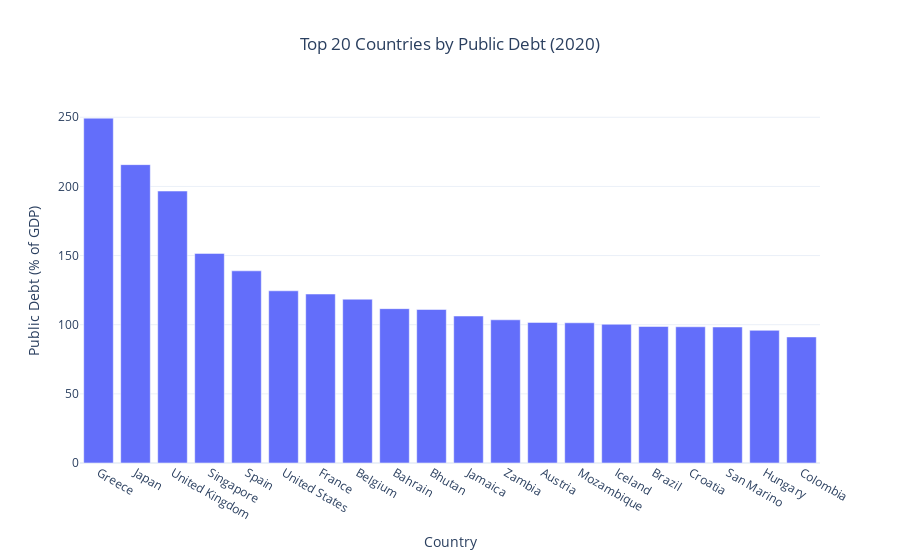

The cell this chart's notebook holds for it:
### Markdown cell above
# ⚖ Public Debt Burden Across Countries

Public debt as a percentage of GDP reflects a country's fiscal leverage  
and potential financial risk exposure.

This visualization compares debt levels across major economies.

### Code cell
year_filtered = df[df["year"] == 2020].copy()

year_filtered = year_filtered.dropna(subset=["Public Debt (% of GDP)"])

top_debt = year_filtered.sort_values(
    "Public Debt (% of GDP)", ascending=False
).head(20)

fig = px.bar(
    top_debt,
    x="country_name",
    y="Public Debt (% of GDP)",
    title="Top 20 Countries by Public Debt (2020)"
)

fig.update_layout(
    template="plotly_white",
    title_x=0.5,
    xaxis_title="Country",
    yaxis_title="Public Debt (% of GDP)"
)

fig.show()

### Figure 1 — Plotly figure (JSON) as saved in the notebook; plotly's stock layout.template omitted (floating-point values rounded to 4 significant figures)
{"data": [{"hovertemplate": "country_name=%{x}<br>Public Debt (% of GDP)=%{y}<extra></extra>", "legendgroup": "", "marker": {"color": "#636efa", "pattern": {"shape": ""}}, "name": "", "orientation": "v", "showlegend": false, "textposition": "auto", "type": "bar", "x": ["Greece", "Japan", "United Kingdom", "Singapore", "Spain", "United States", "France", "Belgium", "Bahrain", "Bhutan", "Jamaica", "Zambia", "Austria", "Mozambique", "Iceland", "Brazil", "Croatia", "San Marino", "Hungary", "Colombia"], "xaxis": "x", "y": [249.4, 215.8, 196.6, 151.6, 139.0, 124.5, 122.2, 118.4, 111.6, 111.0, 106.3, 103.5, 101.7, 101.4, 100.3, 98.71, 98.5, 98.35, 95.94, 91.16], "yaxis": "y"}], "layout": {"barmode": "relative", "legend": {"tracegroupgap": 0}, "title": {"text": "Top 20 Countries by Public Debt (2020)", "x": 0.5}, "xaxis": {"anchor": "y", "domain": [0, 1], "title": {"text": "Country"}}, "yaxis": {"anchor": "x", "domain": [0, 1], "title": {"text": "Public Debt (% of GDP)"}}}}
